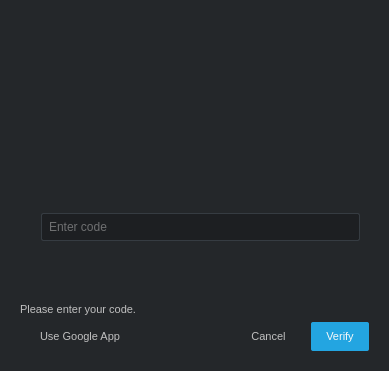
<?xml version="1.0" encoding="UTF-8"?>
<ui version="4.0">
 <class>LoginDialog</class>
 <widget class="QDialog" name="LoginDialog">
  <property name="windowModality">
   <enum>Qt::NonModal</enum>
  </property>
  <property name="geometry">
   <rect>
    <x>0</x>
    <y>0</y>
    <width>389</width>
    <height>371</height>
   </rect>
  </property>
  <property name="styleSheet">
   <string notr="true">QWidget
{
    background-color:  rgb(36, 39, 42);
    color: rgb(192, 193, 195);
    selection-background-color: rgb(168, 123, 43);
    selection-color: rgb(230, 230, 230);
    font-size: 11px;
    color: rgb(192, 192, 192);
}

QPushButton
{
	background-color: transparent;
	border-radius: 2px;
	padding: 8px;
	padding-left: 15px;
	padding-right: 15px;
}

QLineEdit
{
	background-color: rgb(29, 31, 34);
	border: 1px solid rgb(54, 60, 66);
	border-radius: 2px;
	padding: 5px;
    font-size: 12px;
}

QLineEdit:focus
{
	border: 1px solid rgb(48, 167, 227);
}

QLineEdit:Disabled {
    background-color: rgb(60, 60, 60);
    color: rgb(160, 160, 160);
}</string>
  </property>
  <property name="modal">
   <bool>true</bool>
  </property>
  <layout class="QVBoxLayout" name="verticalLayout_2" stretch="1,0">
   <property name="margin">
    <number>20</number>
   </property>
   <item>
    <layout class="QHBoxLayout" name="horizontalLayout" stretch="0">
     <property name="spacing">
      <number>0</number>
     </property>
     <property name="sizeConstraint">
      <enum>QLayout::SetMinAndMaxSize</enum>
     </property>
     <item>
      <widget class="AspectPreservingLabel" name="logo">
       <property name="sizePolicy">
        <sizepolicy hsizetype="Preferred" vsizetype="Preferred">
         <horstretch>0</horstretch>
         <verstretch>0</verstretch>
        </sizepolicy>
       </property>
       <property name="maximumSize">
        <size>
         <width>250</width>
         <height>150</height>
        </size>
       </property>
       <property name="text">
        <string/>
       </property>
       <property name="pixmap">
        <pixmap resource="resources.qrc">:/shotgun_authentication/shotgun_logo_light_medium.png</pixmap>
       </property>
       <property name="alignment">
        <set>Qt::AlignCenter</set>
       </property>
       <property name="textInteractionFlags">
        <set>Qt::NoTextInteraction</set>
       </property>
      </widget>
     </item>
    </layout>
   </item>
   <item>
    <widget class="QStackedWidget" name="stackedWidget">
     <property name="minimumSize">
      <size>
       <width>86</width>
       <height>0</height>
      </size>
     </property>
     <property name="currentIndex">
      <number>2</number>
     </property>
     <widget class="QWidget" name="login_page">
      <layout class="QVBoxLayout" name="verticalLayout_3">
       <property name="margin">
        <number>0</number>
       </property>
       <item>
        <widget class="QWidget" name="credentials" native="true">
         <property name="minimumSize">
          <size>
           <width>0</width>
           <height>126</height>
          </size>
         </property>
         <layout class="QVBoxLayout" name="verticalLayout_7">
          <property name="margin">
           <number>0</number>
          </property>
          <item>
           <widget class="QLineEdit" name="site">
            <property name="minimumSize">
             <size>
              <width>308</width>
              <height>0</height>
             </size>
            </property>
            <property name="placeholderText">
             <string>example.shotgunstudio.com</string>
            </property>
           </widget>
          </item>
          <item>
           <widget class="QLineEdit" name="login">
            <property name="minimumSize">
             <size>
              <width>308</width>
              <height>0</height>
             </size>
            </property>
            <property name="placeholderText">
             <string>login</string>
            </property>
           </widget>
          </item>
          <item>
           <widget class="QLineEdit" name="password">
            <property name="minimumSize">
             <size>
              <width>308</width>
              <height>0</height>
             </size>
            </property>
            <property name="echoMode">
             <enum>QLineEdit::Password</enum>
            </property>
            <property name="placeholderText">
             <string>password</string>
            </property>
           </widget>
          </item>
         </layout>
        </widget>
       </item>
       <item>
        <widget class="QLabel" name="message">
         <property name="sizePolicy">
          <sizepolicy hsizetype="Preferred" vsizetype="Fixed">
           <horstretch>0</horstretch>
           <verstretch>0</verstretch>
          </sizepolicy>
         </property>
         <property name="text">
          <string>Please enter your credentials.</string>
         </property>
         <property name="alignment">
          <set>Qt::AlignLeading|Qt::AlignLeft|Qt::AlignVCenter</set>
         </property>
         <property name="wordWrap">
          <bool>true</bool>
         </property>
         <property name="margin">
          <number>4</number>
         </property>
        </widget>
       </item>
       <item>
        <layout class="QHBoxLayout" name="button_layout" stretch="1,0,0">
         <property name="spacing">
          <number>10</number>
         </property>
         <property name="leftMargin">
          <number>5</number>
         </property>
         <item>
          <spacer name="sign_in_hspacer">
           <property name="orientation">
            <enum>Qt::Horizontal</enum>
           </property>
           <property name="sizeHint" stdset="0">
            <size>
             <width>40</width>
             <height>20</height>
            </size>
           </property>
          </spacer>
         </item>
         <item>
          <widget class="QPushButton" name="cancel">
           <property name="styleSheet">
            <string notr="true"/>
           </property>
           <property name="text">
            <string>Cancel</string>
           </property>
           <property name="autoDefault">
            <bool>false</bool>
           </property>
           <property name="flat">
            <bool>true</bool>
           </property>
          </widget>
         </item>
         <item>
          <widget class="QPushButton" name="sign_in">
           <property name="styleSheet">
            <string notr="true">color: rgb(248, 248, 248);
background-color: rgb(35, 165, 225);</string>
           </property>
           <property name="text">
            <string>Sign In</string>
           </property>
           <property name="autoDefault">
            <bool>true</bool>
           </property>
           <property name="default">
            <bool>true</bool>
           </property>
           <property name="flat">
            <bool>true</bool>
           </property>
          </widget>
         </item>
        </layout>
       </item>
      </layout>
     </widget>
     <widget class="QWidget" name="_2fa_page">
      <layout class="QVBoxLayout" name="verticalLayout_4">
       <property name="margin">
        <number>0</number>
       </property>
       <item>
        <widget class="QWidget" name="credentials_2" native="true">
         <property name="minimumSize">
          <size>
           <width>0</width>
           <height>126</height>
          </size>
         </property>
         <layout class="QHBoxLayout" name="horizontalLayout_2">
          <property name="margin">
           <number>0</number>
          </property>
          <item>
           <widget class="QLabel" name="label">
            <property name="minimumSize">
             <size>
              <width>86</width>
              <height>0</height>
             </size>
            </property>
            <property name="text">
             <string/>
            </property>
            <property name="pixmap">
             <pixmap resource="resources.qrc">:/google_authenticator/google_authenticator.png</pixmap>
            </property>
            <property name="alignment">
             <set>Qt::AlignCenter</set>
            </property>
           </widget>
          </item>
          <item>
           <widget class="QWidget" name="widget_2" native="true">
            <layout class="QVBoxLayout" name="verticalLayout">
             <item>
              <widget class="QLineEdit" name="_2fa_code">
               <property name="placeholderText">
                <string>Enter code</string>
               </property>
              </widget>
             </item>
            </layout>
           </widget>
          </item>
         </layout>
        </widget>
       </item>
       <item>
        <widget class="QLabel" name="_2fa_message">
         <property name="sizePolicy">
          <sizepolicy hsizetype="Preferred" vsizetype="Fixed">
           <horstretch>0</horstretch>
           <verstretch>0</verstretch>
          </sizepolicy>
         </property>
         <property name="text">
          <string>Please enter your code.</string>
         </property>
         <property name="alignment">
          <set>Qt::AlignLeading|Qt::AlignLeft|Qt::AlignVCenter</set>
         </property>
         <property name="wordWrap">
          <bool>true</bool>
         </property>
         <property name="margin">
          <number>4</number>
         </property>
        </widget>
       </item>
       <item>
        <layout class="QHBoxLayout" name="button_layout_2" stretch="0,0,0,0">
         <property name="spacing">
          <number>10</number>
         </property>
         <property name="leftMargin">
          <number>5</number>
         </property>
         <item>
          <widget class="QPushButton" name="use_backup">
           <property name="text">
            <string>Use backup code</string>
           </property>
           <property name="flat">
            <bool>true</bool>
           </property>
          </widget>
         </item>
         <item>
          <spacer name="_2fa_hspacer">
           <property name="orientation">
            <enum>Qt::Horizontal</enum>
           </property>
           <property name="sizeHint" stdset="0">
            <size>
             <width>40</width>
             <height>20</height>
            </size>
           </property>
          </spacer>
         </item>
         <item>
          <widget class="QPushButton" name="cancel_tfa">
           <property name="styleSheet">
            <string notr="true"/>
           </property>
           <property name="text">
            <string>Cancel</string>
           </property>
           <property name="autoDefault">
            <bool>false</bool>
           </property>
           <property name="flat">
            <bool>true</bool>
           </property>
          </widget>
         </item>
         <item>
          <widget class="QPushButton" name="verify_2fa">
           <property name="styleSheet">
            <string notr="true">color: rgb(248, 248, 248);
background-color: rgb(35, 165, 225);</string>
           </property>
           <property name="text">
            <string>Verify</string>
           </property>
           <property name="autoDefault">
            <bool>false</bool>
           </property>
           <property name="default">
            <bool>true</bool>
           </property>
           <property name="flat">
            <bool>true</bool>
           </property>
          </widget>
         </item>
        </layout>
       </item>
      </layout>
     </widget>
     <widget class="QWidget" name="backup_page">
      <layout class="QVBoxLayout" name="verticalLayout_6">
       <property name="margin">
        <number>0</number>
       </property>
       <item>
        <widget class="QWidget" name="credentials_3" native="true">
         <property name="minimumSize">
          <size>
           <width>0</width>
           <height>126</height>
          </size>
         </property>
         <layout class="QHBoxLayout" name="horizontalLayout_3">
          <property name="margin">
           <number>0</number>
          </property>
          <item>
           <widget class="QLabel" name="label_2">
            <property name="text">
             <string/>
            </property>
            <property name="pixmap">
             <pixmap resource="resources.qrc">:/backup_codes/backup_codes_light_bg.png</pixmap>
            </property>
            <property name="alignment">
             <set>Qt::AlignCenter</set>
            </property>
           </widget>
          </item>
          <item>
           <widget class="QWidget" name="widget_4" native="true">
            <layout class="QVBoxLayout" name="verticalLayout_5">
             <item>
              <widget class="QLineEdit" name="backup_code">
               <property name="placeholderText">
                <string>Enter code</string>
               </property>
              </widget>
             </item>
            </layout>
           </widget>
          </item>
         </layout>
        </widget>
       </item>
       <item>
        <widget class="QLabel" name="_2fa_message_2">
         <property name="sizePolicy">
          <sizepolicy hsizetype="Preferred" vsizetype="Fixed">
           <horstretch>0</horstretch>
           <verstretch>0</verstretch>
          </sizepolicy>
         </property>
         <property name="text">
          <string>Please enter your code.</string>
         </property>
         <property name="alignment">
          <set>Qt::AlignLeading|Qt::AlignLeft|Qt::AlignVCenter</set>
         </property>
         <property name="wordWrap">
          <bool>true</bool>
         </property>
         <property name="margin">
          <number>4</number>
         </property>
        </widget>
       </item>
       <item>
        <layout class="QHBoxLayout" name="button_layout_3" stretch="0,0,0,0">
         <property name="spacing">
          <number>10</number>
         </property>
         <property name="leftMargin">
          <number>5</number>
         </property>
         <item>
          <widget class="QPushButton" name="use_app">
           <property name="text">
            <string>Use Google App</string>
           </property>
           <property name="autoDefault">
            <bool>false</bool>
           </property>
           <property name="flat">
            <bool>true</bool>
           </property>
          </widget>
         </item>
         <item>
          <spacer name="backup_hspacer">
           <property name="orientation">
            <enum>Qt::Horizontal</enum>
           </property>
           <property name="sizeHint" stdset="0">
            <size>
             <width>40</width>
             <height>20</height>
            </size>
           </property>
          </spacer>
         </item>
         <item>
          <widget class="QPushButton" name="cancel_backup">
           <property name="text">
            <string>Cancel</string>
           </property>
           <property name="autoDefault">
            <bool>false</bool>
           </property>
           <property name="flat">
            <bool>true</bool>
           </property>
          </widget>
         </item>
         <item>
          <widget class="QPushButton" name="verify_backup">
           <property name="styleSheet">
            <string notr="true">color: rgb(248, 248, 248);
background-color: rgb(35, 165, 225);</string>
           </property>
           <property name="text">
            <string>Verify</string>
           </property>
           <property name="autoDefault">
            <bool>true</bool>
           </property>
           <property name="default">
            <bool>true</bool>
           </property>
           <property name="flat">
            <bool>true</bool>
           </property>
          </widget>
         </item>
        </layout>
       </item>
      </layout>
     </widget>
    </widget>
   </item>
  </layout>
 </widget>
 <customwidgets>
  <customwidget>
   <class>AspectPreservingLabel</class>
   <extends>QLabel</extends>
   <header>.aspect_preserving_label</header>
  </customwidget>
 </customwidgets>
 <resources>
  <include location="resources.qrc"/>
 </resources>
 <connections/>
</ui>
